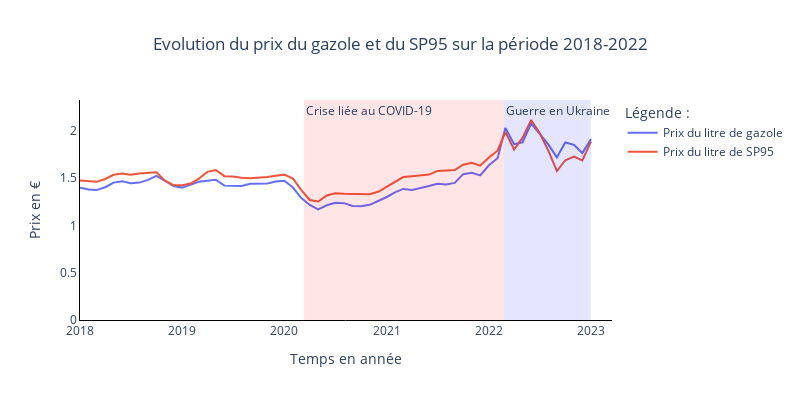

The code cell stored with this chart in its notebook:
### Code cell
## Prix à la pompe du gazole et du SP95
scatter_plot_2lines(x1 = df_list[3].index, y1 = df_list[3]["Prix au détail d'un litre de gazole"], label_1 = 'Prix du litre de gazole',
                    x2 = df_list[3].index, y2 = df_list[3]["Prix au détail d'un litre de super sans plomb 95"], label_2 = 'Prix du litre de SP95', x_label = 'Temps en année', y_label = 'Prix en €',
                    title = "Evolution du prix du gazole et du SP95 sur la période 2018-2022")
